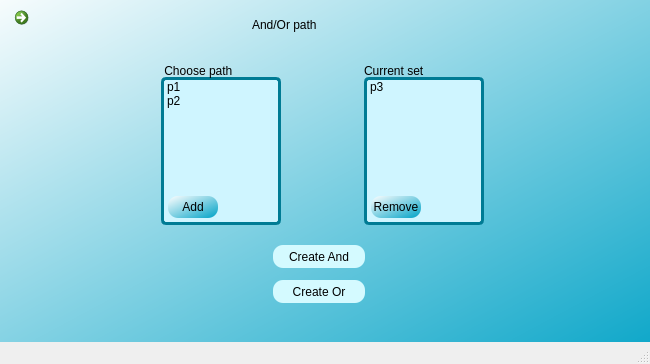
<?xml version="1.0" encoding="UTF-8"?>
<ui version="4.0">
 <class>MainWindow</class>
 <widget class="QMainWindow" name="MainWindow">
  <property name="geometry">
   <rect>
    <x>0</x>
    <y>0</y>
    <width>650</width>
    <height>364</height>
   </rect>
  </property>
  <property name="windowTitle">
   <string>MainWindow</string>
  </property>
  <widget class="QWidget" name="centralwidget">
   <widget class="QWidget" name="widget" native="true">
    <property name="geometry">
     <rect>
      <x>-35</x>
      <y>-7</y>
      <width>715</width>
      <height>386</height>
     </rect>
    </property>
    <property name="styleSheet">
     <string notr="true">QWidget#widget{background-color: qlineargradient(spread:pad, x1:0.994318, y1:1, x2:0, y2:0, stop:0 rgba(0, 162, 198, 255), stop:1 rgba(255, 255, 255, 255));}</string>
    </property>
    <widget class="QListWidget" name="pathlist">
     <property name="geometry">
      <rect>
       <x>196</x>
       <y>84</y>
       <width>120</width>
       <height>148</height>
      </rect>
     </property>
     <property name="styleSheet">
      <string notr="true">QListWidget#pathlist
{
	background-color: rgb(207, 245, 255);
border-radius:5px;
border: 3px solid #007b94;
	

}</string>
     </property>
     <item>
      <property name="text">
       <string>p1</string>
      </property>
     </item>
     <item>
      <property name="text">
       <string>p2</string>
      </property>
     </item>
    </widget>
    <widget class="QListWidget" name="currentlist">
     <property name="geometry">
      <rect>
       <x>399</x>
       <y>84</y>
       <width>120</width>
       <height>148</height>
      </rect>
     </property>
     <property name="styleSheet">
      <string notr="true">QListWidget#currentlist
{
	background-color: rgb(207, 245, 255);
border-radius:5px;
border: 3px solid #007b94;
	

}</string>
     </property>
     <item>
      <property name="text">
       <string>p3</string>
      </property>
     </item>
    </widget>
    <widget class="QPushButton" name="createor">
     <property name="geometry">
      <rect>
       <x>308</x>
       <y>287</y>
       <width>92</width>
       <height>23</height>
      </rect>
     </property>
     <property name="styleSheet">
      <string notr="true">QPushButton#createor{

border-radius: 10px;

background-color: rgb(212, 250, 255);
color: rgb(0,0,0);


}
QPushButton#createor:hover{
	background-color: rgb(158, 239, 255);
	
color: rgb(255, 255, 255);


	background-color: rgb(0, 123, 148);

}</string>
     </property>
     <property name="text">
      <string>Create Or</string>
     </property>
    </widget>
    <widget class="QLabel" name="label_6">
     <property name="geometry">
      <rect>
       <x>196</x>
       <y>70</y>
       <width>113</width>
       <height>16</height>
      </rect>
     </property>
     <property name="styleSheet">
      <string notr="true">color: rgb(0,0,0);</string>
     </property>
     <property name="text">
      <string> Choose path</string>
     </property>
    </widget>
    <widget class="QLabel" name="label_7">
     <property name="geometry">
      <rect>
       <x>399</x>
       <y>70</y>
       <width>113</width>
       <height>16</height>
      </rect>
     </property>
     <property name="styleSheet">
      <string notr="true">color: rgb(0,0,0);</string>
     </property>
     <property name="text">
      <string>Current set</string>
     </property>
    </widget>
    <widget class="QPushButton" name="addpath">
     <property name="geometry">
      <rect>
       <x>203</x>
       <y>203</y>
       <width>50</width>
       <height>22</height>
      </rect>
     </property>
     <property name="styleSheet">
      <string notr="true">QPushButton#addpath
{
border-radius: 10px;
background-color: qlineargradient(spread:pad, x1:0.994318, y1:1, x2:0, y2:0, stop:0 rgba(0, 162, 198, 255), stop:1 rgba(255, 255, 255, 255));}


QPushButton#addpath:hover{
	background-color: rgb(212, 250, 255);
}</string>
     </property>
     <property name="text">
      <string>Add</string>
     </property>
    </widget>
    <widget class="QPushButton" name="removepath">
     <property name="geometry">
      <rect>
       <x>406</x>
       <y>203</y>
       <width>50</width>
       <height>22</height>
      </rect>
     </property>
     <property name="styleSheet">
      <string notr="true">QPushButton#removepath
{
border-radius: 10px;
background-color: qlineargradient(spread:pad, x1:0.994318, y1:1, x2:0, y2:0, stop:0 rgba(0, 162, 198, 255), stop:1 rgba(255, 255, 255, 255));}

QPushButton#removepath:hover{
	background-color: rgb(212, 250, 255);
}</string>
     </property>
     <property name="text">
      <string>Remove</string>
     </property>
    </widget>
    <widget class="QPushButton" name="createand">
     <property name="geometry">
      <rect>
       <x>308</x>
       <y>252</y>
       <width>92</width>
       <height>23</height>
      </rect>
     </property>
     <property name="styleSheet">
      <string notr="true">QPushButton#createand{

border-radius: 10px;

background-color: rgb(212, 250, 255);
color: rgb(0,0,0);


}
QPushButton#createand:hover{
	background-color: rgb(158, 239, 255);
	
color: rgb(255, 255, 255);


	background-color: rgb(0, 123, 148);

}</string>
     </property>
     <property name="text">
      <string>Create And</string>
     </property>
    </widget>
    <widget class="QLabel" name="label">
     <property name="geometry">
      <rect>
       <x>287</x>
       <y>14</y>
       <width>162</width>
       <height>36</height>
      </rect>
     </property>
     <property name="styleSheet">
      <string notr="true">QLabel#label{ font: 16pt &quot;NSimSun&quot;;
color: rgb(0,0,0);}</string>
     </property>
     <property name="text">
      <string>And/Or path</string>
     </property>
    </widget>
    <widget class="QCommandLinkButton" name="home">
     <property name="geometry">
      <rect>
       <x>42</x>
       <y>7</y>
       <width>36</width>
       <height>41</height>
      </rect>
     </property>
     <property name="text">
      <string/>
     </property>
     <property name="icon">
      <iconset resource="tes.qrc">
       <normaloff>home.png</normaloff>home.png</iconset>
     </property>
    </widget>
   </widget>
  </widget>
  <widget class="QStatusBar" name="statusbar"/>
 </widget>
 <resources>
  <include location="tes.qrc"/>
 </resources>
 <connections/>
</ui>
